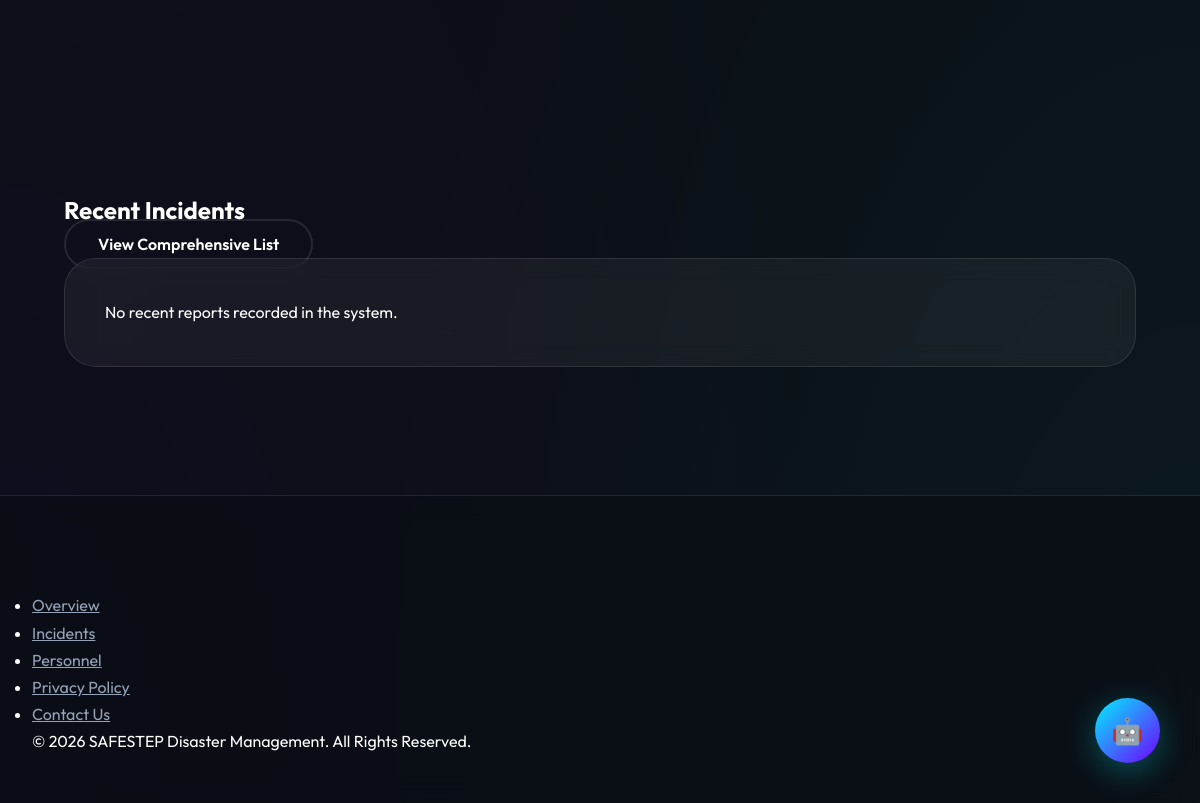
Before: / (lower part) with the older database file.
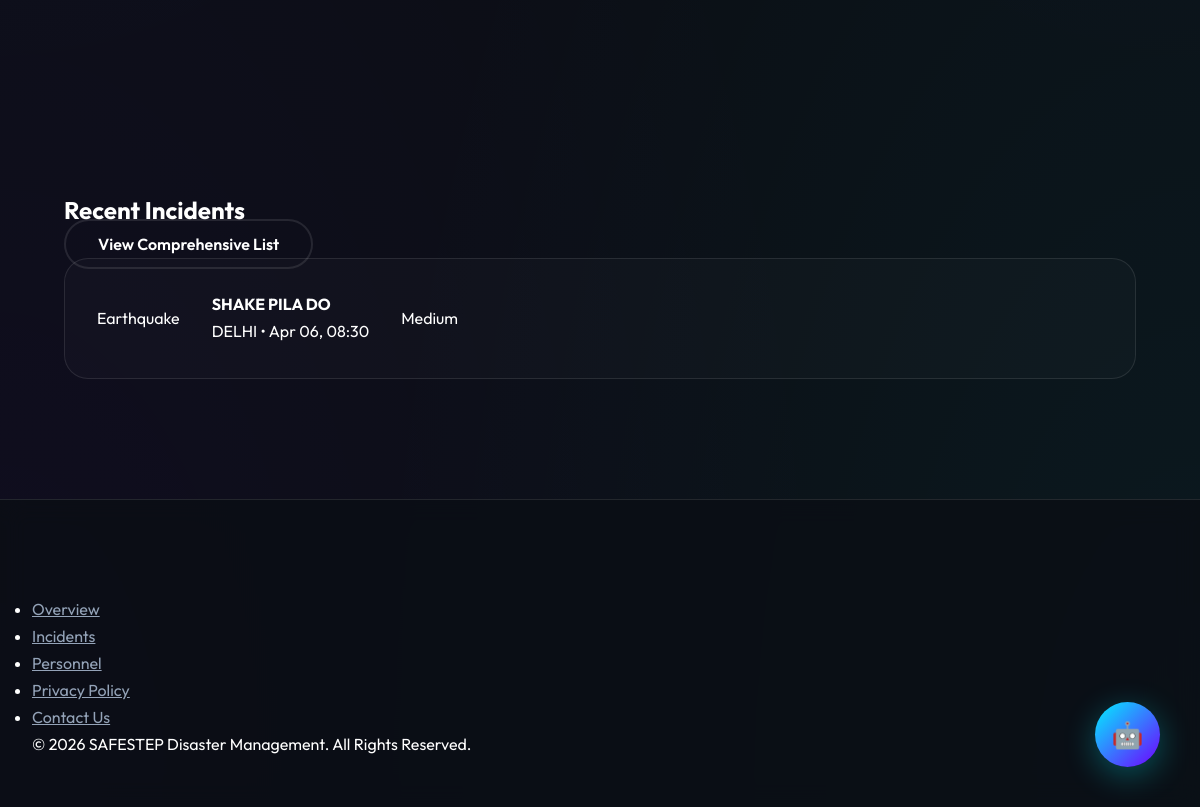
After: the same page with the newer database file.
### models.py (models this page shows)
class Report(db.Model):
    id = db.Column(db.Integer, primary_key=True)
    title = db.Column(db.String(200), nullable=False)
    description = db.Column(db.Text, nullable=False)
    location = db.Column(db.String(200), nullable=False)
    severity = db.Column(db.String(50), nullable=False) # 'Low', 'Medium', 'High', 'Critical'
    disaster_type = db.Column(db.String(100), nullable=False)
    date_reported = db.Column(db.DateTime, default=datetime.utcnow)
    user_id = db.Column(db.Integer, db.ForeignKey('user.id'), nullable=False)

### app.py (the view)
@app.route('/')
def index():
    recent_reports = Report.query.order_by(Report.date_reported.desc()).limit(5).all()
    return render_template('index.html', reports=recent_reports)

### templates/index.html (shortened to what this page needs)
{% extends "base.html" %}
{% block content %}
<section class="features">
</section>
<section class="recent-reports">
    <div class="container">
        <div class="section-header">
            <h2>Recent Incidents</h2>
            <a href="{{ url_for('reports') }}" class="btn-outline">View Comprehensive List</a>
        </div>
        <div class="report-list">
            {% if reports %}
                {% for report in reports %}
                    <div class="report-item">
                        <div class="report-type">{{ report.disaster_type }}</div>
                        <div class="report-info">
                            <h4>{{ report.title }}</h4>
                            <p>{{ report.location }} • {{ report.date_reported.strftime('%b %d, %H:%M') }}</p>
                        </div>
                        <div class="report-badge {{ report.severity|lower }}">{{ report.severity }}</div>
                    </div>
                {% endfor %}
            {% else %}
                <div class="card">
                    <p class="empty-state">No recent reports recorded in the system.</p>
                </div>
            {% endif %}
        </div>
    </div>
</section>
{% endblock %}

Changed rows visible on the page:
added Report: disaster_type "Earthquake", title "SHAKE PILA DO", location "DELHI", date_reported "Apr 06, 08:30", severity "Medium"
Other visible differences:
text no longer shown: "No recent reports recorded in the system."
